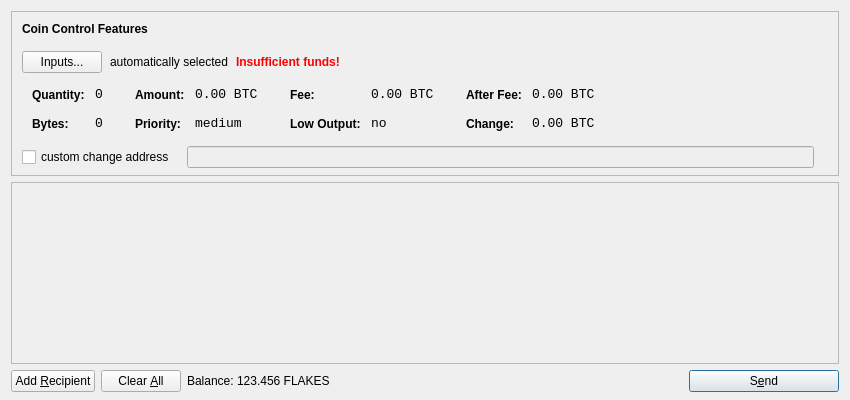
<?xml version="1.0" encoding="UTF-8"?>
<ui version="4.0">
 <class>SendCoinsDialog</class>
 <widget class="QDialog" name="SendCoinsDialog">
  <property name="geometry">
   <rect>
    <x>0</x>
    <y>0</y>
    <width>850</width>
    <height>400</height>
   </rect>
  </property>
  <property name="windowTitle">
   <string>Send Coins</string>
  </property>
  <layout class="QVBoxLayout" name="verticalLayout" stretch="0,1,0">
   <property name="bottomMargin">
    <number>8</number>
   </property>
   <item>
    <widget class="QFrame" name="frameCoinControl">
     <property name="sizePolicy">
      <sizepolicy hsizetype="Expanding" vsizetype="Expanding">
       <horstretch>0</horstretch>
       <verstretch>0</verstretch>
      </sizepolicy>
     </property>
     <property name="maximumSize">
      <size>
       <width>16777215</width>
       <height>16777215</height>
      </size>
     </property>
     <property name="frameShape">
      <enum>QFrame::StyledPanel</enum>
     </property>
     <property name="frameShadow">
      <enum>QFrame::Sunken</enum>
     </property>
     <layout class="QVBoxLayout" name="verticalLayoutCoinControl2">
      <property name="spacing">
       <number>-1</number>
      </property>
      <property name="leftMargin">
       <number>0</number>
      </property>
      <property name="topMargin">
       <number>0</number>
      </property>
      <property name="rightMargin">
       <number>0</number>
      </property>
      <property name="bottomMargin">
       <number>6</number>
      </property>
      <item>
       <layout class="QVBoxLayout" name="verticalLayoutCoinControl" stretch="0,0,0,0,1">
        <property name="spacing">
         <number>0</number>
        </property>
        <property name="leftMargin">
         <number>10</number>
        </property>
        <property name="topMargin">
         <number>10</number>
        </property>
        <item>
         <layout class="QHBoxLayout" name="horizontalLayoutCoinControl1">
          <property name="bottomMargin">
           <number>15</number>
          </property>
          <item>
           <widget class="QLabel" name="labelCoinControlFeatures">
            <property name="sizePolicy">
             <sizepolicy hsizetype="Preferred" vsizetype="Maximum">
              <horstretch>0</horstretch>
              <verstretch>0</verstretch>
             </sizepolicy>
            </property>
            <property name="font">
             <font>
              <weight>75</weight>
              <bold>true</bold>
             </font>
            </property>
            <property name="styleSheet">
             <string notr="true">font-weight:bold;</string>
            </property>
            <property name="text">
             <string>Coin Control Features</string>
            </property>
           </widget>
          </item>
         </layout>
        </item>
        <item>
         <layout class="QHBoxLayout" name="horizontalLayoutCoinControl2" stretch="0,0,0,0">
          <property name="spacing">
           <number>8</number>
          </property>
          <property name="bottomMargin">
           <number>10</number>
          </property>
          <item>
           <widget class="QPushButton" name="pushButtonCoinControl">
            <property name="styleSheet">
             <string notr="true"/>
            </property>
            <property name="text">
             <string>Inputs...</string>
            </property>
           </widget>
          </item>
          <item>
           <widget class="QLabel" name="labelCoinControlAutomaticallySelected">
            <property name="text">
             <string>automatically selected</string>
            </property>
            <property name="margin">
             <number>5</number>
            </property>
           </widget>
          </item>
          <item>
           <widget class="QLabel" name="labelCoinControlInsuffFunds">
            <property name="font">
             <font>
              <weight>75</weight>
              <bold>true</bold>
             </font>
            </property>
            <property name="styleSheet">
             <string notr="true">color:red;font-weight:bold;</string>
            </property>
            <property name="text">
             <string>Insufficient funds!</string>
            </property>
            <property name="margin">
             <number>5</number>
            </property>
           </widget>
          </item>
          <item>
           <spacer name="horizontalSpacerCoinControl">
            <property name="orientation">
             <enum>Qt::Horizontal</enum>
            </property>
            <property name="sizeHint" stdset="0">
             <size>
              <width>40</width>
              <height>1</height>
             </size>
            </property>
           </spacer>
          </item>
         </layout>
        </item>
        <item>
         <widget class="QWidget" name="widgetCoinControl" native="true">
          <property name="sizePolicy">
           <sizepolicy hsizetype="Preferred" vsizetype="Preferred">
            <horstretch>0</horstretch>
            <verstretch>0</verstretch>
           </sizepolicy>
          </property>
          <property name="minimumSize">
           <size>
            <width>0</width>
            <height>0</height>
           </size>
          </property>
          <property name="styleSheet">
           <string notr="true"/>
          </property>
          <layout class="QHBoxLayout" name="horizontalLayoutCoinControl5">
           <property name="margin">
            <number>0</number>
           </property>
           <item>
            <layout class="QHBoxLayout" name="horizontalLayoutCoinControl3" stretch="0,0,0,1">
             <property name="spacing">
              <number>20</number>
             </property>
             <property name="topMargin">
              <number>0</number>
             </property>
             <property name="bottomMargin">
              <number>10</number>
             </property>
             <item>
              <layout class="QFormLayout" name="formLayoutCoinControl1">
               <property name="horizontalSpacing">
                <number>10</number>
               </property>
               <property name="verticalSpacing">
                <number>14</number>
               </property>
               <property name="leftMargin">
                <number>10</number>
               </property>
               <property name="topMargin">
                <number>4</number>
               </property>
               <property name="rightMargin">
                <number>6</number>
               </property>
               <item row="0" column="0">
                <widget class="QLabel" name="labelCoinControlQuantityText">
                 <property name="styleSheet">
                  <string notr="true">font-weight:bold;</string>
                 </property>
                 <property name="text">
                  <string>Quantity:</string>
                 </property>
                 <property name="margin">
                  <number>0</number>
                 </property>
                </widget>
               </item>
               <item row="0" column="1">
                <widget class="QLabel" name="labelCoinControlQuantity">
                 <property name="font">
                  <font>
                   <family>Monospace</family>
                   <pointsize>10</pointsize>
                  </font>
                 </property>
                 <property name="cursor">
                  <cursorShape>IBeamCursor</cursorShape>
                 </property>
                 <property name="contextMenuPolicy">
                  <enum>Qt::ActionsContextMenu</enum>
                 </property>
                 <property name="text">
                  <string notr="true">0</string>
                 </property>
                 <property name="margin">
                  <number>0</number>
                 </property>
                 <property name="textInteractionFlags">
                  <set>Qt::LinksAccessibleByMouse|Qt::TextSelectableByKeyboard|Qt::TextSelectableByMouse</set>
                 </property>
                </widget>
               </item>
               <item row="1" column="0">
                <widget class="QLabel" name="labelCoinControlBytesText">
                 <property name="styleSheet">
                  <string notr="true">font-weight:bold;</string>
                 </property>
                 <property name="text">
                  <string>Bytes:</string>
                 </property>
                </widget>
               </item>
               <item row="1" column="1">
                <widget class="QLabel" name="labelCoinControlBytes">
                 <property name="font">
                  <font>
                   <family>Monospace</family>
                   <pointsize>10</pointsize>
                  </font>
                 </property>
                 <property name="cursor">
                  <cursorShape>IBeamCursor</cursorShape>
                 </property>
                 <property name="contextMenuPolicy">
                  <enum>Qt::ActionsContextMenu</enum>
                 </property>
                 <property name="text">
                  <string notr="true">0</string>
                 </property>
                 <property name="textInteractionFlags">
                  <set>Qt::LinksAccessibleByMouse|Qt::TextSelectableByKeyboard|Qt::TextSelectableByMouse</set>
                 </property>
                </widget>
               </item>
              </layout>
             </item>
             <item>
              <layout class="QFormLayout" name="formLayoutCoinControl2">
               <property name="horizontalSpacing">
                <number>10</number>
               </property>
               <property name="verticalSpacing">
                <number>14</number>
               </property>
               <property name="leftMargin">
                <number>6</number>
               </property>
               <property name="topMargin">
                <number>4</number>
               </property>
               <property name="rightMargin">
                <number>6</number>
               </property>
               <item row="0" column="0">
                <widget class="QLabel" name="labelCoinControlAmountText">
                 <property name="styleSheet">
                  <string notr="true">font-weight:bold;</string>
                 </property>
                 <property name="text">
                  <string>Amount:</string>
                 </property>
                 <property name="margin">
                  <number>0</number>
                 </property>
                </widget>
               </item>
               <item row="0" column="1">
                <widget class="QLabel" name="labelCoinControlAmount">
                 <property name="font">
                  <font>
                   <family>Monospace</family>
                   <pointsize>10</pointsize>
                  </font>
                 </property>
                 <property name="cursor">
                  <cursorShape>IBeamCursor</cursorShape>
                 </property>
                 <property name="contextMenuPolicy">
                  <enum>Qt::ActionsContextMenu</enum>
                 </property>
                 <property name="text">
                  <string notr="true">0.00 BTC</string>
                 </property>
                 <property name="textInteractionFlags">
                  <set>Qt::LinksAccessibleByMouse|Qt::TextSelectableByKeyboard|Qt::TextSelectableByMouse</set>
                 </property>
                </widget>
               </item>
               <item row="1" column="0">
                <widget class="QLabel" name="labelCoinControlPriorityText">
                 <property name="styleSheet">
                  <string notr="true">font-weight:bold;</string>
                 </property>
                 <property name="text">
                  <string>Priority:</string>
                 </property>
                </widget>
               </item>
               <item row="1" column="1">
                <widget class="QLabel" name="labelCoinControlPriority">
                 <property name="font">
                  <font>
                   <family>Monospace</family>
                   <pointsize>10</pointsize>
                  </font>
                 </property>
                 <property name="cursor">
                  <cursorShape>IBeamCursor</cursorShape>
                 </property>
                 <property name="contextMenuPolicy">
                  <enum>Qt::ActionsContextMenu</enum>
                 </property>
                 <property name="text">
                  <string>medium</string>
                 </property>
                 <property name="textInteractionFlags">
                  <set>Qt::LinksAccessibleByMouse|Qt::TextSelectableByKeyboard|Qt::TextSelectableByMouse</set>
                 </property>
                </widget>
               </item>
              </layout>
             </item>
             <item>
              <layout class="QFormLayout" name="formLayoutCoinControl3">
               <property name="horizontalSpacing">
                <number>10</number>
               </property>
               <property name="verticalSpacing">
                <number>14</number>
               </property>
               <property name="leftMargin">
                <number>6</number>
               </property>
               <property name="topMargin">
                <number>4</number>
               </property>
               <property name="rightMargin">
                <number>6</number>
               </property>
               <item row="0" column="0">
                <widget class="QLabel" name="labelCoinControlFeeText">
                 <property name="styleSheet">
                  <string notr="true">font-weight:bold;</string>
                 </property>
                 <property name="text">
                  <string>Fee:</string>
                 </property>
                 <property name="margin">
                  <number>0</number>
                 </property>
                </widget>
               </item>
               <item row="0" column="1">
                <widget class="QLabel" name="labelCoinControlFee">
                 <property name="font">
                  <font>
                   <family>Monospace</family>
                   <pointsize>10</pointsize>
                  </font>
                 </property>
                 <property name="cursor">
                  <cursorShape>IBeamCursor</cursorShape>
                 </property>
                 <property name="contextMenuPolicy">
                  <enum>Qt::ActionsContextMenu</enum>
                 </property>
                 <property name="text">
                  <string notr="true">0.00 BTC</string>
                 </property>
                 <property name="textInteractionFlags">
                  <set>Qt::LinksAccessibleByMouse|Qt::TextSelectableByKeyboard|Qt::TextSelectableByMouse</set>
                 </property>
                </widget>
               </item>
               <item row="1" column="0">
                <widget class="QLabel" name="labelCoinControlLowOutputText">
                 <property name="styleSheet">
                  <string notr="true">font-weight:bold;</string>
                 </property>
                 <property name="text">
                  <string>Low Output:</string>
                 </property>
                </widget>
               </item>
               <item row="1" column="1">
                <widget class="QLabel" name="labelCoinControlLowOutput">
                 <property name="font">
                  <font>
                   <family>Monospace</family>
                   <pointsize>10</pointsize>
                  </font>
                 </property>
                 <property name="cursor">
                  <cursorShape>IBeamCursor</cursorShape>
                 </property>
                 <property name="contextMenuPolicy">
                  <enum>Qt::ActionsContextMenu</enum>
                 </property>
                 <property name="text">
                  <string>no</string>
                 </property>
                 <property name="textInteractionFlags">
                  <set>Qt::LinksAccessibleByMouse|Qt::TextSelectableByKeyboard|Qt::TextSelectableByMouse</set>
                 </property>
                </widget>
               </item>
              </layout>
             </item>
             <item>
              <layout class="QFormLayout" name="formLayoutCoinControl4">
               <property name="horizontalSpacing">
                <number>10</number>
               </property>
               <property name="verticalSpacing">
                <number>14</number>
               </property>
               <property name="leftMargin">
                <number>6</number>
               </property>
               <property name="topMargin">
                <number>4</number>
               </property>
               <property name="rightMargin">
                <number>6</number>
               </property>
               <item row="0" column="0">
                <widget class="QLabel" name="labelCoinControlAfterFeeText">
                 <property name="styleSheet">
                  <string notr="true">font-weight:bold;</string>
                 </property>
                 <property name="text">
                  <string>After Fee:</string>
                 </property>
                 <property name="margin">
                  <number>0</number>
                 </property>
                </widget>
               </item>
               <item row="0" column="1">
                <widget class="QLabel" name="labelCoinControlAfterFee">
                 <property name="font">
                  <font>
                   <family>Monospace</family>
                   <pointsize>10</pointsize>
                  </font>
                 </property>
                 <property name="cursor">
                  <cursorShape>IBeamCursor</cursorShape>
                 </property>
                 <property name="contextMenuPolicy">
                  <enum>Qt::ActionsContextMenu</enum>
                 </property>
                 <property name="text">
                  <string notr="true">0.00 BTC</string>
                 </property>
                 <property name="textInteractionFlags">
                  <set>Qt::LinksAccessibleByMouse|Qt::TextSelectableByKeyboard|Qt::TextSelectableByMouse</set>
                 </property>
                </widget>
               </item>
               <item row="1" column="0">
                <widget class="QLabel" name="labelCoinControlChangeText">
                 <property name="styleSheet">
                  <string notr="true">font-weight:bold;</string>
                 </property>
                 <property name="text">
                  <string>Change:</string>
                 </property>
                </widget>
               </item>
               <item row="1" column="1">
                <widget class="QLabel" name="labelCoinControlChange">
                 <property name="font">
                  <font>
                   <family>Monospace</family>
                   <pointsize>10</pointsize>
                  </font>
                 </property>
                 <property name="cursor">
                  <cursorShape>IBeamCursor</cursorShape>
                 </property>
                 <property name="contextMenuPolicy">
                  <enum>Qt::ActionsContextMenu</enum>
                 </property>
                 <property name="text">
                  <string notr="true">0.00 BTC</string>
                 </property>
                 <property name="textInteractionFlags">
                  <set>Qt::LinksAccessibleByMouse|Qt::TextSelectableByKeyboard|Qt::TextSelectableByMouse</set>
                 </property>
                </widget>
               </item>
              </layout>
             </item>
            </layout>
           </item>
          </layout>
         </widget>
        </item>
        <item>
         <layout class="QHBoxLayout" name="horizontalLayoutCoinControl4" stretch="0,0,0">
          <property name="spacing">
           <number>12</number>
          </property>
          <property name="sizeConstraint">
           <enum>QLayout::SetDefaultConstraint</enum>
          </property>
          <property name="topMargin">
           <number>5</number>
          </property>
          <property name="rightMargin">
           <number>5</number>
          </property>
          <item>
           <widget class="QCheckBox" name="checkBoxCoinControlChange">
            <property name="text">
             <string>custom change address</string>
            </property>
           </widget>
          </item>
          <item>
           <widget class="QLineEdit" name="lineEditCoinControlChange">
            <property name="enabled">
             <bool>false</bool>
            </property>
            <property name="sizePolicy">
             <sizepolicy hsizetype="Expanding" vsizetype="Fixed">
              <horstretch>0</horstretch>
              <verstretch>0</verstretch>
             </sizepolicy>
            </property>
           </widget>
          </item>
          <item>
           <widget class="QLabel" name="labelCoinControlChangeLabel">
            <property name="sizePolicy">
             <sizepolicy hsizetype="Preferred" vsizetype="Expanding">
              <horstretch>0</horstretch>
              <verstretch>0</verstretch>
             </sizepolicy>
            </property>
            <property name="minimumSize">
             <size>
              <width>0</width>
              <height>0</height>
             </size>
            </property>
            <property name="text">
             <string/>
            </property>
            <property name="margin">
             <number>3</number>
            </property>
           </widget>
          </item>
         </layout>
        </item>
        <item>
         <spacer name="verticalSpacerCoinControl">
          <property name="orientation">
           <enum>Qt::Vertical</enum>
          </property>
          <property name="sizeHint" stdset="0">
           <size>
            <width>800</width>
            <height>1</height>
           </size>
          </property>
         </spacer>
        </item>
       </layout>
      </item>
     </layout>
    </widget>
   </item>
   <item>
    <widget class="QScrollArea" name="scrollArea">
     <property name="widgetResizable">
      <bool>true</bool>
     </property>
     <widget class="QWidget" name="scrollAreaWidgetContents">
      <property name="geometry">
       <rect>
        <x>0</x>
        <y>0</y>
        <width>830</width>
        <height>165</height>
       </rect>
      </property>
      <layout class="QVBoxLayout" name="verticalLayout_2">
       <property name="margin">
        <number>0</number>
       </property>
       <item>
        <layout class="QVBoxLayout" name="entries">
         <property name="spacing">
          <number>6</number>
         </property>
        </layout>
       </item>
       <item>
        <spacer name="verticalSpacer">
         <property name="orientation">
          <enum>Qt::Vertical</enum>
         </property>
         <property name="sizeHint" stdset="0">
          <size>
           <width>20</width>
           <height>40</height>
          </size>
         </property>
        </spacer>
       </item>
      </layout>
     </widget>
    </widget>
   </item>
   <item>
    <layout class="QHBoxLayout" name="horizontalLayout">
     <item>
      <widget class="QPushButton" name="addButton">
       <property name="toolTip">
        <string>Send to multiple recipients at once</string>
       </property>
       <property name="text">
        <string>Add &amp;Recipient</string>
       </property>
       <property name="icon">
        <iconset resource="../bitcoin.qrc">
         <normaloff>:/icons/add</normaloff>:/icons/add</iconset>
       </property>
       <property name="autoDefault">
        <bool>false</bool>
       </property>
      </widget>
     </item>
     <item>
      <widget class="QPushButton" name="clearButton">
       <property name="sizePolicy">
        <sizepolicy hsizetype="Minimum" vsizetype="Fixed">
         <horstretch>0</horstretch>
         <verstretch>0</verstretch>
        </sizepolicy>
       </property>
       <property name="toolTip">
        <string>Remove all transaction fields</string>
       </property>
       <property name="text">
        <string>Clear &amp;All</string>
       </property>
       <property name="icon">
        <iconset resource="../bitcoin.qrc">
         <normaloff>:/icons/remove</normaloff>:/icons/remove</iconset>
       </property>
       <property name="autoRepeatDelay">
        <number>300</number>
       </property>
       <property name="autoDefault">
        <bool>false</bool>
       </property>
      </widget>
     </item>
     <item>
      <layout class="QHBoxLayout" name="horizontalLayout_2">
       <property name="spacing">
        <number>3</number>
       </property>
       <item>
        <widget class="QLabel" name="label">
         <property name="text">
          <string>Balance:</string>
         </property>
        </widget>
       </item>
       <item>
        <widget class="QLabel" name="labelBalance">
         <property name="cursor">
          <cursorShape>IBeamCursor</cursorShape>
         </property>
         <property name="text">
          <string>123.456 FLAKES</string>
         </property>
         <property name="textInteractionFlags">
          <set>Qt::LinksAccessibleByMouse|Qt::TextSelectableByKeyboard|Qt::TextSelectableByMouse</set>
         </property>
        </widget>
       </item>
      </layout>
     </item>
     <item>
      <spacer name="horizontalSpacer">
       <property name="orientation">
        <enum>Qt::Horizontal</enum>
       </property>
       <property name="sizeHint" stdset="0">
        <size>
         <width>40</width>
         <height>20</height>
        </size>
       </property>
      </spacer>
     </item>
     <item>
      <widget class="QPushButton" name="sendButton">
       <property name="minimumSize">
        <size>
         <width>150</width>
         <height>0</height>
        </size>
       </property>
       <property name="toolTip">
        <string>Confirm the send action</string>
       </property>
       <property name="text">
        <string>S&amp;end</string>
       </property>
       <property name="icon">
        <iconset resource="../bitcoin.qrc">
         <normaloff>:/icons/send</normaloff>:/icons/send</iconset>
       </property>
       <property name="default">
        <bool>true</bool>
       </property>
      </widget>
     </item>
    </layout>
   </item>
  </layout>
 </widget>
 <resources>
  <include location="../bitcoin.qrc"/>
 </resources>
 <connections/>
</ui>
